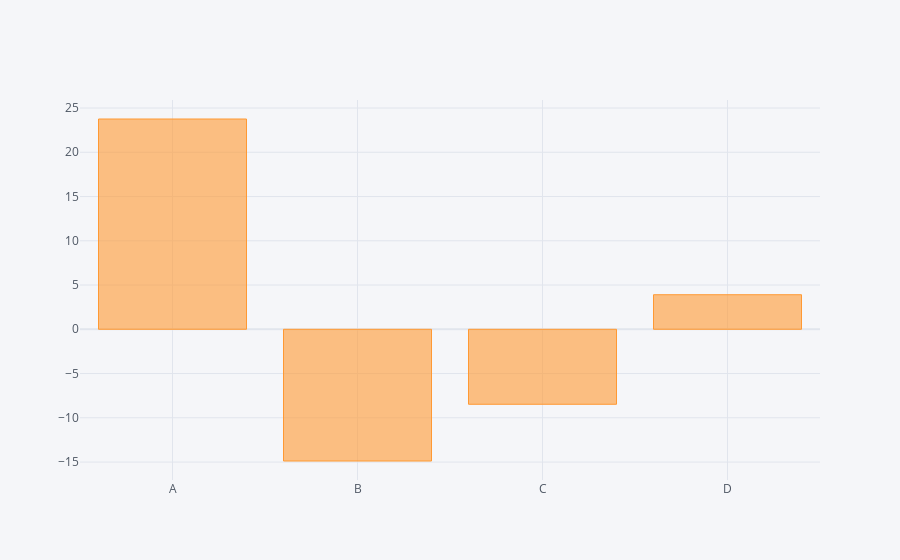

This figure's notebook cell:
### Code cell
df.sum().iplot(kind = 'bar')

### Figure 1 — Plotly figure (JSON) as saved in the notebook; plotly's stock layout.template omitted (floating-point values rounded to 4 significant figures)
{"data": [{"marker": {"color": "rgba(255, 153, 51, 0.6)", "line": {"color": "rgba(255, 153, 51, 1.0)", "width": 1}}, "name": "None", "orientation": "v", "text": "", "type": "bar", "x": ["A", "B", "C", "D"], "y": [23.76, -14.88, -8.474, 3.905]}], "layout": {"legend": {"bgcolor": "#F5F6F9", "font": {"color": "#4D5663"}}, "paper_bgcolor": "#F5F6F9", "plot_bgcolor": "#F5F6F9", "title": {"font": {"color": "#4D5663"}}, "xaxis": {"gridcolor": "#E1E5ED", "showgrid": true, "tickfont": {"color": "#4D5663"}, "title": {"font": {"color": "#4D5663"}, "text": ""}, "zerolinecolor": "#E1E5ED"}, "yaxis": {"gridcolor": "#E1E5ED", "showgrid": true, "tickfont": {"color": "#4D5663"}, "title": {"font": {"color": "#4D5663"}, "text": ""}, "zerolinecolor": "#E1E5ED"}}}
